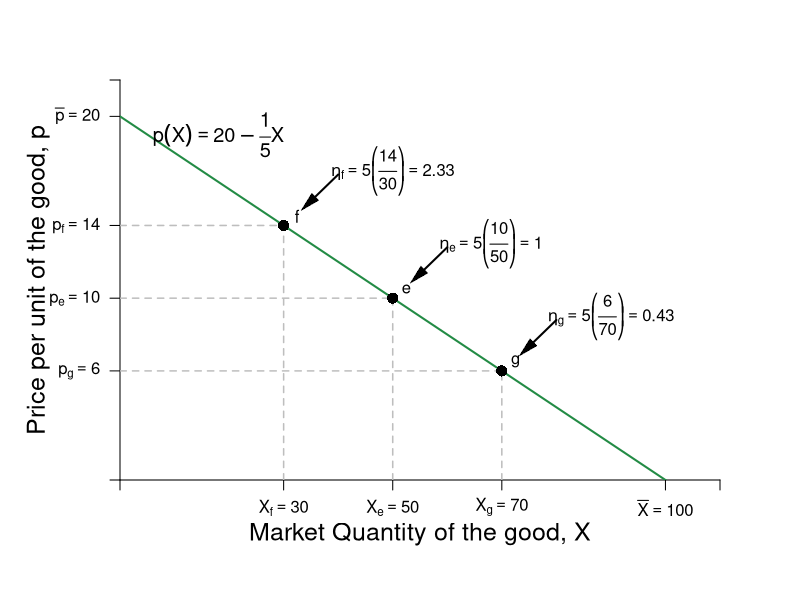

Source code (R):
require(shape)
pdf(file = "indmarketdemand/demand_price_elasticity.pdf", width = 9, height = 7)

#Set parameters for graphics
axislabelsize <- 1.5
labelsize <- 1.2
graphlinewidth <- 2
segmentlinewidth <- 1.5

COL <- c("#7fc97f", "#beaed4", "#fdc086", "#ffff99", "#386cb0", "#f0027f", "#bf5b17", "#666666")
COLA <- c("#99d8c9","#66c2a4","#41ae76", "#238b45", "#005824")
COLB <- c("#4eb3d3", "#2b8cbe", "#0868ac","#084081")

par(mar =  c(6, 6, 4, 4))

mrsA <- function(x, rmax = 10, xmax = 20) {
  rmax - (rmax/xmax)*x
}

# uA <- function(x, y, rmax, rmax = 10, xmas = 20) {
#   y + rmax*x - (1/2)(rmax/xmax)*x^2
# }

xlims <- c(0, 110)
ylims <- c(0, 22)

npts <- 501 
x <- seq(xlims[1], xlims[2], length.out = npts)
y <- seq(ylims[1], ylims[2], length.out = npts) 


plot(0, 0, xlim = xlims, ylim = ylims, type = "n",
     xlab = expression(paste("")),
     ylab = expression(paste("")), 
     xaxt = "n", 
     yaxt = "n", 
     cex.lab = axislabelsize, 
     bty = "n",
     xaxs="i", 
     yaxs="i")

# ticksy <- seq(from = 0, to = ylims[2], by = 2)
# ylabels <- seq(from = 0, to = ylims[2], by = 2)
# ticksx <- seq(from = 0, to = xlims[2], by = 2)
# xlabels <- seq(from = 0, to = xlims[2], by = 2)
ticksy <- c(0, 6, 10, 14, 20, ylims[2])
ylabels <- c(NA, expression(paste(p[g]) == 6), expression(paste(p[e] == 10)), expression(paste(p[f]) == 14), expression(paste(bar(p) == 20)), NA)
ticksx <- c(0, 30, 50, 70, 100, xlims[2])
xlabels <- c(NA, expression(paste(X[f] == 30)), expression(paste(X[e] == 50)), expression(paste(X[g] == 70)), expression(paste(bar(X) == 100)), NA)

axis(1, at = ticksx, pos = 0, labels = xlabels)
axis(2, at = ticksy, pos = 0, labels = ylabels, las = 1)

npts <- 500 
xx1 <- seq(xlims[1], xlims[2], length.out = npts)

#xpoly <- c(0, 10, 0)
#ypoly <- c(5, 5, 10)
#polygon(x = xpoly, y = ypoly, col = COL[4], density=NULL, border = NA)

lines(xx1, mrsA(xx1, rmax = 20, xmax = 100), col = COLA[4], lwd = graphlinewidth)
#lines(xx1, brfB(xx1, alpha = 16, beta = 1/24), col = COLB[4], lwd = graphlinewidth)




text(0.5*xlims[2], -3, expression(paste("Market Quantity of the good, ", X)), xpd = TRUE, cex = axislabelsize) 
text(-15, 0.5*ylims[2], expression(paste("Price per unit of the good, ", p)), xpd = TRUE, cex = axislabelsize, srt = 90) 


segments(0, 10, 50, 10, lty = 2, col = "gray" , lwd = segmentlinewidth)
segments(50, 0, 50, 10, lty = 2, col = "gray" , lwd = segmentlinewidth)
#text(10, 10.5, expression(paste("Base price, ", p,"*" == 10)), cex = labelsize)
points(50, 10, pch = 16, col = "black", cex = 1.5)
text(52.5, 10.5, expression(e))
text(68, 13, expression(paste(eta[e] == 5*bgroup("(",frac(10,50), ")"), phantom() == 1)))
Arrows(60, 12.8, 54.5, 11.2, col = "black", lty = 1, lwd = 2, arr.type = "triangle", arr.lwd = 0.5)

segments(0, 14, 30, 14, lty = 2, "gray" , lwd = segmentlinewidth)
segments(30, 0, 30, 14, lty = 2, col = "gray" , lwd = segmentlinewidth)
#text(10, 14.5, expression(paste("High price, ", p[H] == 14)), cex = labelsize)
points(30, 14, pch = 16, col = "black", cex = 1.5)
text(32.5, 14.5, expression(f))
text(50, 17, expression(paste(eta[f] == 5*bgroup("(",frac(14,30), ")"), phantom() == 2.33)))
Arrows(40, 16.8, 34.5, 15.2, col = "black", lty = 1, lwd = 2, arr.type = "triangle", arr.lwd = 0.5)


segments(0, 6, 70, 6, lty = 2, col = "gray", lwd = segmentlinewidth)
segments(70, 0, 70, 6, lty = 2, col = "gray" , lwd = segmentlinewidth)
#text(10, 6.5, expression(paste("Low price, ", p[L] == 6)), cex = labelsize)
points(70, 6, pch = 16, col = "black", cex = 1.5)
text(72.5, 6.5, expression(g))
text(90, 9, expression(paste(eta[g] == 5*bgroup("(",frac(6,70), ")"), phantom() == 0.43)))
Arrows(80, 8.8, 74.5, 7.2, col = "black", lty = 1, lwd = 2, arr.type = "triangle", arr.lwd = 0.5)

#Label mrs function
text(18, 19, expression(paste(p(X) == 20 - frac(1,5)*X)), cex = labelsize)


dev.off()
